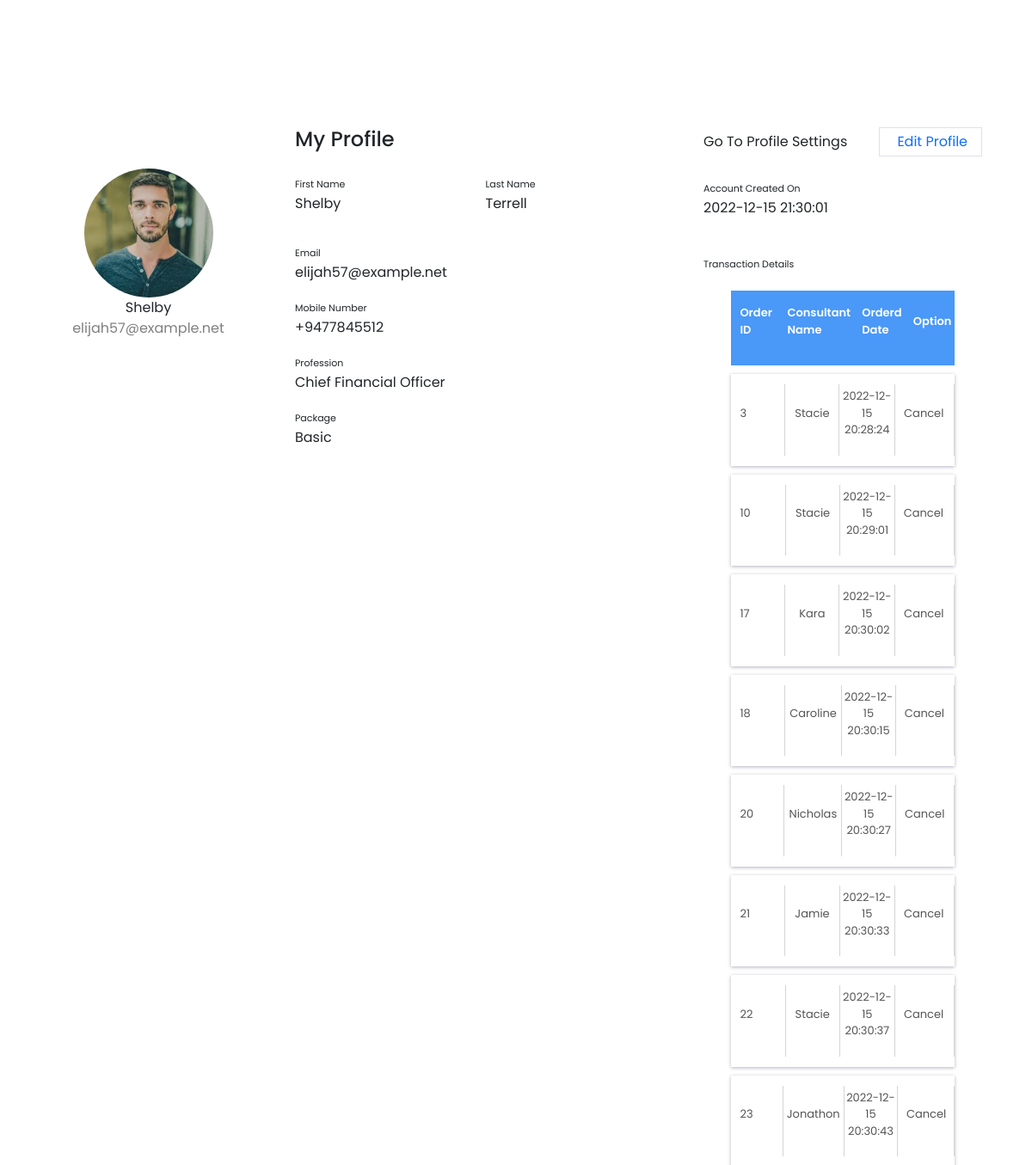
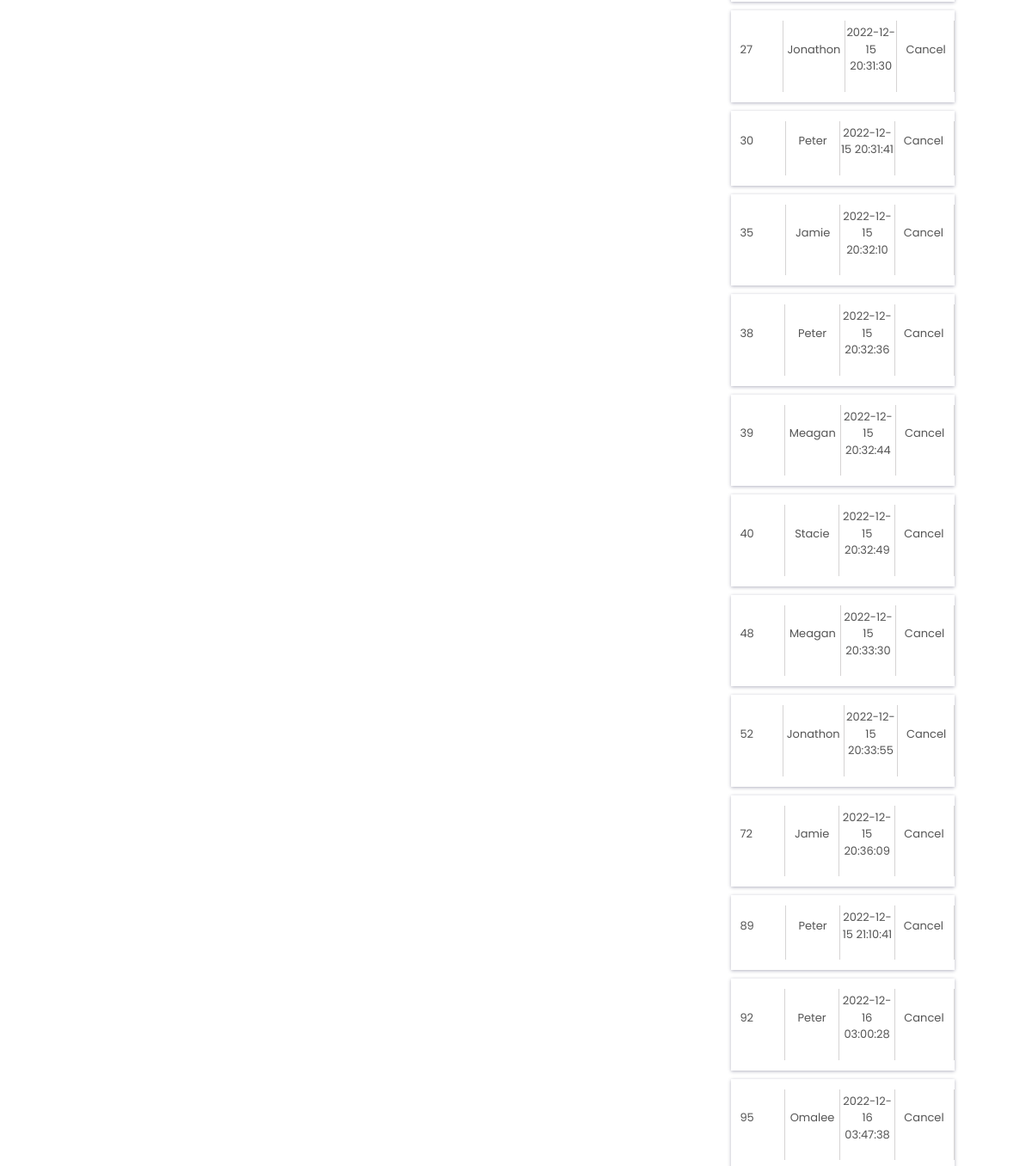
Page /client-side-web/profile.php (signed in) on the committed database (2 pictures, top to bottom).
### tables this page shows
CREATE TABLE `customers` (
  `customer_id` int(11) NOT NULL,
  `customerFirstName` varchar(50) NOT NULL,
  `customerLastName` varchar(50) NOT NULL,
  `customerUsername` varchar(50) NOT NULL,
  `customerEmail` varchar(100) NOT NULL,
  `password` varchar(50) NOT NULL,
  `image` text NOT NULL,
  `profession` varchar(50) NOT NULL,
  `customerMobileNo` varchar(12) NOT NULL,
  `package` varchar(20) NOT NULL,
  `createdDate` timestamp NOT NULL DEFAULT current_timestamp() ON UPDATE current_timestamp(),
  `isDeleted` int(1) NOT NULL
);

CREATE TABLE `orders` (
  `order_id` int(11) NOT NULL,
  `customer_id` int(11) NOT NULL,
  `consultant_id` int(11) NOT NULL,
  `orderedDate` timestamp NOT NULL DEFAULT current_timestamp() ON UPDATE current_timestamp(),
  `shipmentDate` varchar(100) NOT NULL,
  `shipmentStatus` varchar(50) NOT NULL,
  `isDeleted` int(1) NOT NULL
);

CREATE TABLE `consultants` (
  `consultant_id` int(11) NOT NULL,
  `consultantUsername` varchar(50) NOT NULL,
  `consultantFirstName` varchar(50) NOT NULL,
  `consultantLastName` varchar(50) NOT NULL,
  `consultantEmail` varchar(100) NOT NULL,
  `password` varchar(50) NOT NULL,
  `consultantMobileNo` varchar(10) NOT NULL,
  `image` text NOT NULL,
  `title` varchar(50) NOT NULL,
  `description` longtext NOT NULL,
  `availability` varchar(100) NOT NULL,
  `ratings` float NOT NULL,
  `createdDate` timestamp NOT NULL DEFAULT current_timestamp() ON UPDATE current_timestamp(),
  `isDeleted` int(1) NOT NULL
);

### client-side-web/profile.php (the view, shortened to what this page needs)
<?php require_once('../connection/dbconnection.php'); ?>
<?php
$customer_id = $_SESSION['cus_id'];
?>
<!DOCTYPE html>
<html lang="en">
<head>
    <link rel="stylesheet" href="./css/profile.css">
    <link rel="stylesheet" href="./css/header.css">
    <link rel="stylesheet" href="https://unicons.iconscout.com/release/v4.0.0/css/line.css" />
    <link rel="stylesheet" href="https://cdn.jsdelivr.net/npm/bootstrap@5.0.0-alpha1/dist/css/bootstrap.min.css">
    <link rel="stylesheet" href="https://cdn.jsdelivr.net/npm/bootstrap@5.0.0-alpha1/dist/js/bootstrap.bundle.min.js">
    <link rel="stylesheet" href="https://cdnjs.cloudflare.com/ajax/libs/jquery/3.2.1/jquery.min.js">
</head>
<body>
    <?php
    $query = "SELECT * FROM customers
              WHERE
              customer_id = '{$customer_id}'
              AND
              isDeleted = 0
              LIMIT 1";
    $result = mysqli_query($connection, $query);
    if ($result) { ?>
        <?php
        if (mysqli_num_rows($result) > 0) { ?>
            <?php while ($record = mysqli_fetch_array($result)) {
            ?>
                <div class="profileContainer">
                    <div class="container rounded bg-white mt-5 mb-5">
                        <div class="row">
                            <div class="col-md-3 border-right">
                                <div class="d-flex flex-column align-items-center text-center p-3 py-5">
                                    <img class="rounded-circle mt-5" width="150px" src="../assets/uploads/client_profile_pics/<?php echo $record['image']; ?>" alt="<?php echo $record['image']; ?>">
                                    <span class="font-weight-bold"><?php echo $record['customerUsername'] ?></span>
                                    <span class="text-black-50"><?php echo $record['customerEmail'] ?></span>
                                </div>
                            </div>
                            <div class="col-md-5 border-right">
                                <div class="p-3 py-5">
                                    <div class="d-flex justify-content-between align-items-center mb-3">
                                        <h4 class="text-right">My Profile</h4>
                                    </div>
                                    <div class="row mt-2">
                                        <div class="col-md-6"><label class="labels">First Name</label>
                                            <p><?php echo $record['customerFirstName'] ?></p>
                                        </div>
                                        <div class="col-md-6"><label class="labels">Last Name</label>
                                            <p><?php echo $record['customerLastName'] ?></p>
                                        </div>
                                    </div>
                                    <div class="row mt-3">
                                        <div class="col-md-12"><label class="labels">Email</label>
                                            <p><?php echo $record['customerEmail'] ?></p>
                                        </div>
                                        <div class="col-md-12"><label class="labels">Mobile Number</label>
                                            <p><?php echo $record['customerMobileNo'] ?></p>
                                        </div>
                                        <div class="col-md-12"><label class="labels">Profession</label>
                                            <p><?php echo $record['profession'] ?></p>
                                        </div>
                                        <div class="col-md-12"><label class="labels">Package</label>
                                            <p><?php echo $record['package'] ?></p>
                                        </div>
                                    </div>
                                </div>
                            </div>
                            <div class="col-md-4">
                                <div class="p-3 py-5">
                                    <div class="d-flex justify-content-between align-items-center experience">
                                        <span>Go To Profile Settings</span>
                                        <span class="border px-3 p-1 add-experience">
                                            <a class="editBtn" href="./editProfile.php">
                                                <i class="fa fa-plus"></i>&nbsp;Edit Profile
                                            </a>
                                        </span>
                                    </div>
                                    <br>
                                    <div class="col-md-12">
                                        <label class="labels">Account Created On</label>
                                        <p><?php echo $record['createdDate'] ?></p>
                                    </div><br>
                                    <div class="col-md-12">
                                        <label class="labels">Transaction Details</label>
                                        <div class="table-box">
                                            <div class="table-row table-head">
                                                <div class="table-cell first-cell">
                                                    <p>Order ID</p>
                                                </div>
                                                <div class="table-cell second-cell">
                                                    <p>Consultant Name</p>
                                                </div>
                                                <div class="table-cell third-cell">
                                                    <p>Orderd Date</p>
                                                </div>
                                                <div class="table-cell fourth-cell">
                                                    <p>Option</p>
                                                </div>
                                            </div>
                                            <?php
                                            $query = "SELECT
                                                      orders.*,
                                                      customers.*,
                                                      consultants.*
                                                      FROM
                                                      orders
                                                      INNER JOIN
                                                      consultants
                                                      ON orders.consultant_id = consultants.consultant_id
                                                      INNER JOIN
                                                      customers
                                                      ON orders.customer_id = customers.customer_id
                                                      WHERE
                                                      orders.customer_id = '{$customer_id}'
                                                      ORDER BY
                                                      orders.order_id ASC";
                                            $orders = mysqli_query($connection, $query);
                                            if ($orders) {
                                                while ($order = mysqli_fetch_assoc($orders)) { ?>
                                                    <div class="table-row">
                                                        <div class="table-cell first-cell">
                                                            <p><?php echo $order['order_id'] ?></p>
                                                        </div>
                                                        <div class="table-cell">
                                                            <p><?php echo $order['consultantFirstName'] ?></p>
                                                        </div>
                                                        <div class="table-cell last-cell">
                                                            <p><?php echo $order['orderedDate'] ?></p>
                                                        </div>
                                                        <div class="table-cell fourth-cell">
                                                            <p>Cancel</p>
                                                        </div>
                                                    </div>
                                            <?php
                                                }
                                            } else {
                                                echo "DB Failed!";
                                            }
                                            ?>
                                        </div>
                                    </div>
                                </div>
                            </div>
                        </div>
                    </div>
                <?php } ?>
        <?php }
    } else {
        echo "DB failed!";
    }
        ?>
</body>
</html>

### client-side-web/css/profile.css (style rules this page uses)
.profileContainer { margin-top: 100px; }
.labels { font-size: 11px }
.editBtn { cursor: pointer; text-decoration: none; }
.table-box { margin: 20px auto; }
.table-row { display: table; width: 80%; margin: 10px auto; font-family: sans-serif; background: transparent; padding: 12px 0; color: #555; font-size: 13px; box-shadow: 0 1px 4px 0px rgba(0, 0, 50, 0.3); }
.table-head { background: #4a98f7; box-shadow: none; color: #fff; font-weight: 600; }
.table-head .table-cell { border-right: none; }
.table-cell { display: table-cell; width: 20%; text-align: center; padding: 4px 0; border-right: 1px solid #d6d4d4; vertical-align: middle; }
.first-cell { text-align: left; padding-left: 10px; }
.second-cell { text-align: left; padding-left: 10px; }
.third-cell { text-align: left; padding-left: 10px; }
.fourth-cell { text-align: left; padding-left: 10px; }
a { text-decoration: none; color: #555; }

### client-side-web/css/header.css (style rules this page uses)
* { margin: 0; padding: 0; box-sizing: border-box; font-family: "Poppins", sans-serif; }
body { background: #f0faff; }
a { color: #fff; text-decoration: none; }

### rows in the picture
customers: customerUsername "Shelby", customerEmail "elijah57@example.net", customerFirstName "Shelby", customerLastName "Terrell", customerMobileNo "+9477845512", profession "Chief Financial Officer", package "Basic", createdDate "2022-12-15 21:30:01"
orders: order_id "3", consultant.consultantFirstName "Stacie", orderedDate "2022-12-15 20:28:24"
orders: order_id "10", consultant.consultantFirstName "Stacie", orderedDate "2022-12-15 20:29:01"
orders: order_id "17", consultant.consultantFirstName "Kara", orderedDate "2022-12-15 20:30:02"
orders: order_id "18", consultant.consultantFirstName "Caroline", orderedDate "2022-12-15 20:30:15"
orders: order_id "20", consultant.consultantFirstName "Nicholas", orderedDate "2022-12-15 20:30:27"
orders: order_id "21", consultant.consultantFirstName "Jamie", orderedDate "2022-12-15 20:30:33"
orders: order_id "22", consultant.consultantFirstName "Stacie", orderedDate "2022-12-15 20:30:37"
orders: order_id "23", consultant.consultantFirstName "Jonathon", orderedDate "2022-12-15 20:30:43"
orders: order_id "27", consultant.consultantFirstName "Jonathon", orderedDate "2022-12-15 20:31:30"
orders: order_id "30", consultant.consultantFirstName "Peter", orderedDate "2022-12-15 20:31:41"
orders: order_id "35", consultant.consultantFirstName "Jamie", orderedDate "2022-12-15 20:32:10"
orders: order_id "38", consultant.consultantFirstName "Peter", orderedDate "2022-12-15 20:32:36"
orders: order_id "39", consultant.consultantFirstName "Meagan", orderedDate "2022-12-15 20:32:44"
orders: order_id "40", consultant.consultantFirstName "Stacie", orderedDate "2022-12-15 20:32:49"
orders: order_id "48", consultant.consultantFirstName "Meagan", orderedDate "2022-12-15 20:33:30"
orders: order_id "52", consultant.consultantFirstName "Jonathon", orderedDate "2022-12-15 20:33:55"
orders: order_id "72", consultant.consultantFirstName "Jamie", orderedDate "2022-12-15 20:36:09"
orders: order_id "89", consultant.consultantFirstName "Peter", orderedDate "2022-12-15 21:10:41"
orders: order_id "92", consultant.consultantFirstName "Peter", orderedDate "2022-12-16 03:00:28"
orders: order_id "95", consultant.consultantFirstName "Omalee", orderedDate "2022-12-16 03:47:38"
